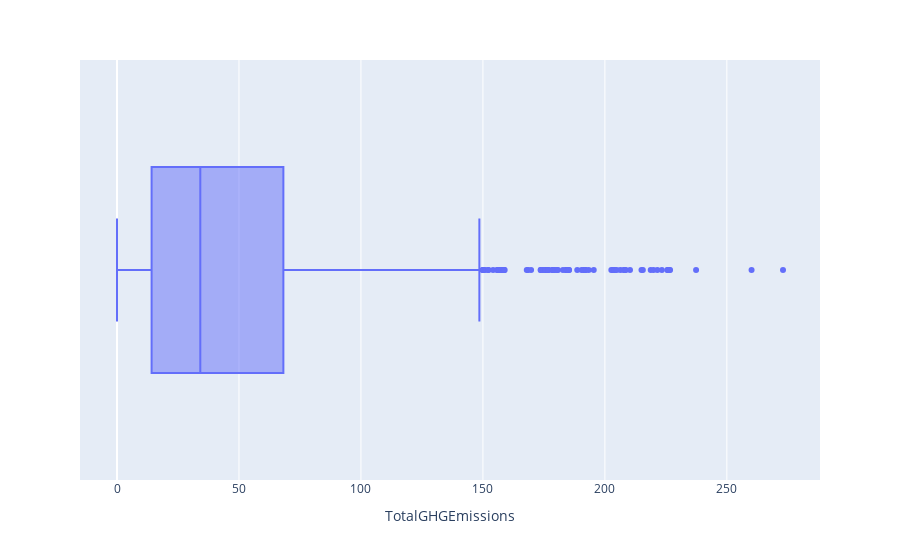
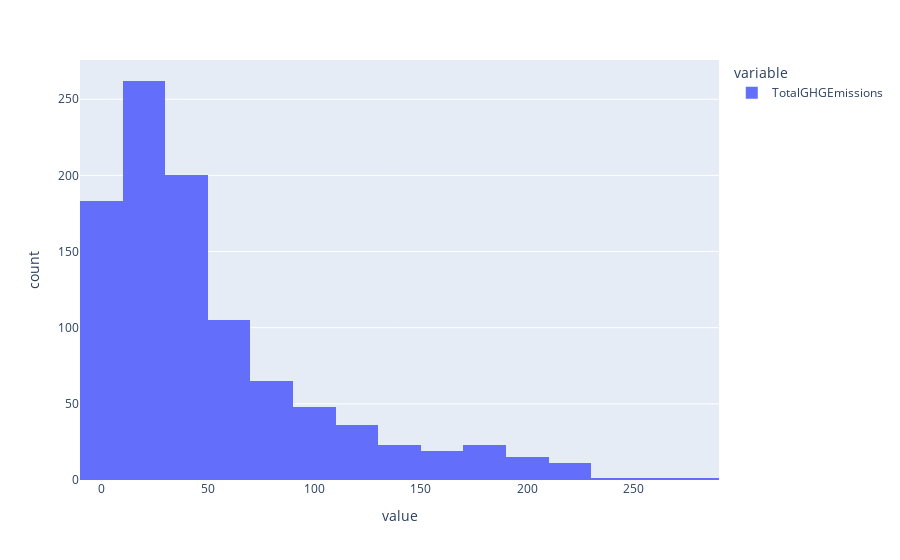

Notebook code cell kept with these figures, in order:
### Code cell
boxplot_hist(df,'TotalGHGEmissions')

### Figure 1 — Plotly figure (JSON) as saved in the notebook; plotly's stock layout.template omitted (floating-point values rounded to 4 significant figures; data arrays with more than 128 entries replaced by an {"elided": "..."} marker saying what was removed)
{"data": [{"alignmentgroup": "True", "hovertemplate": "TotalGHGEmissions=%{x}<extra></extra>", "legendgroup": "", "marker": {"color": "#636efa"}, "name": "", "notched": false, "offsetgroup": "", "orientation": "h", "showlegend": false, "type": "box", "x": {"elided": "993 float values"}, "x0": " ", "xaxis": "x", "y0": " ", "yaxis": "y"}], "layout": {"boxmode": "group", "legend": {"tracegroupgap": 0}, "margin": {"t": 60}, "xaxis": {"anchor": "y", "domain": [0, 1], "title": {"text": "TotalGHGEmissions"}}, "yaxis": {"anchor": "x", "domain": [0, 1]}}}

### Figure 2 — Plotly figure (JSON) as saved in the notebook; plotly's stock layout.template omitted (floating-point values rounded to 4 significant figures; data arrays with more than 128 entries replaced by an {"elided": "..."} marker saying what was removed)
{"data": [{"alignmentgroup": "True", "bingroup": "x", "hovertemplate": "variable=TotalGHGEmissions<br>value=%{x}<br>count=%{y}<extra></extra>", "legendgroup": "TotalGHGEmissions", "marker": {"color": "#636efa", "pattern": {"shape": ""}}, "name": "TotalGHGEmissions", "nbinsx": 24, "offsetgroup": "TotalGHGEmissions", "orientation": "v", "showlegend": true, "type": "histogram", "x": {"elided": "993 float values"}, "xaxis": "x", "yaxis": "y"}], "layout": {"barmode": "relative", "legend": {"title": {"text": "variable"}, "tracegroupgap": 0}, "margin": {"t": 60}, "xaxis": {"anchor": "y", "domain": [0, 1], "title": {"text": "value"}}, "yaxis": {"anchor": "x", "domain": [0, 1], "title": {"text": "count"}}}}
